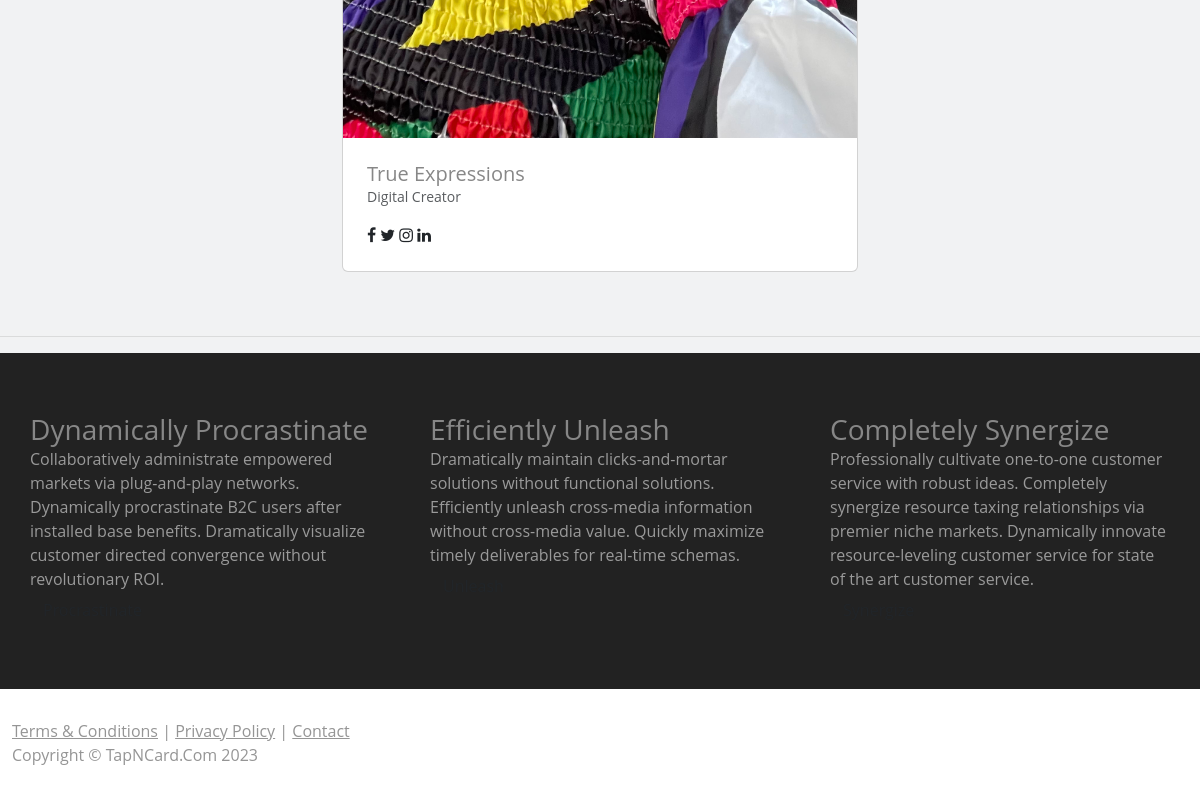
/ (lower part), run on an earlier commit of the app's database.
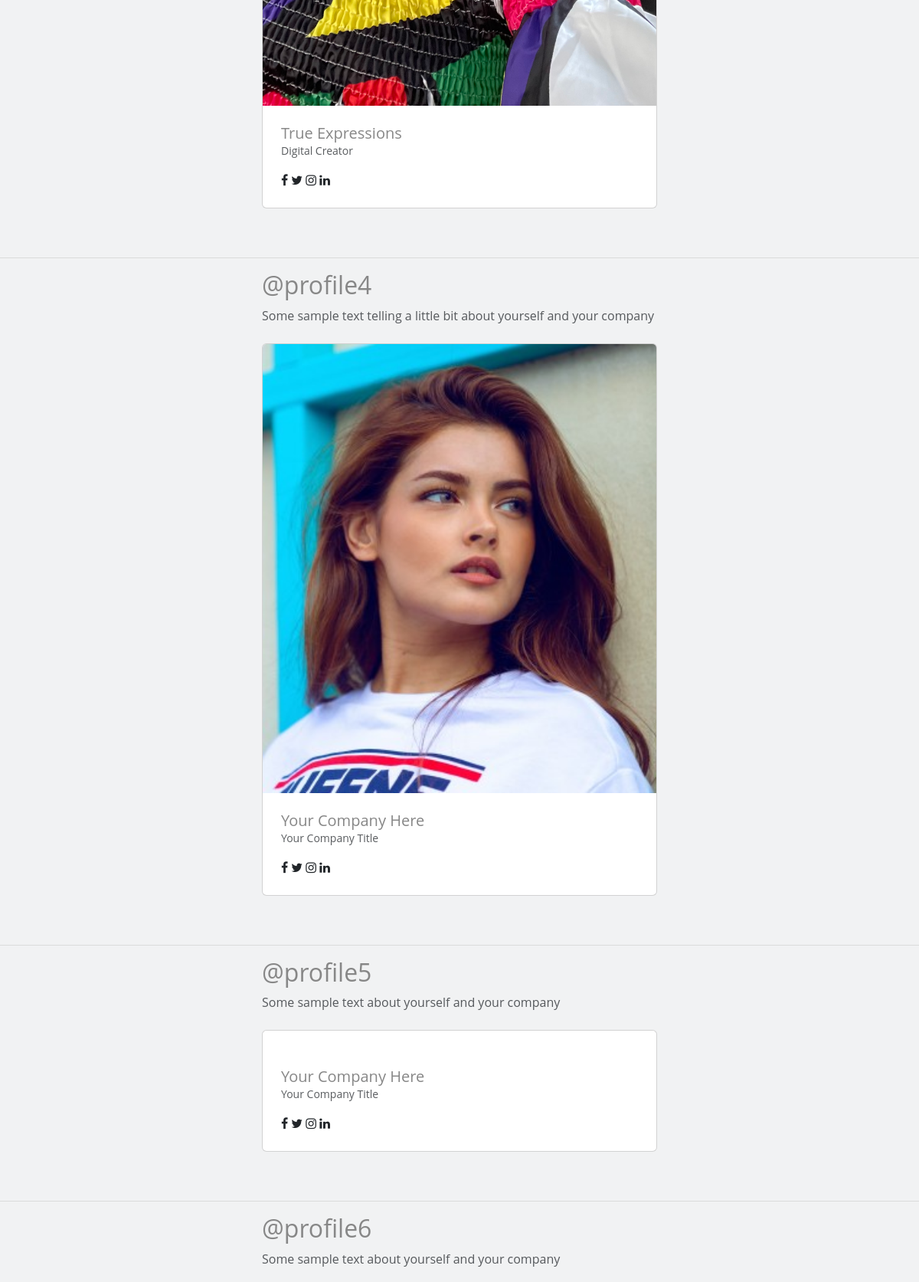
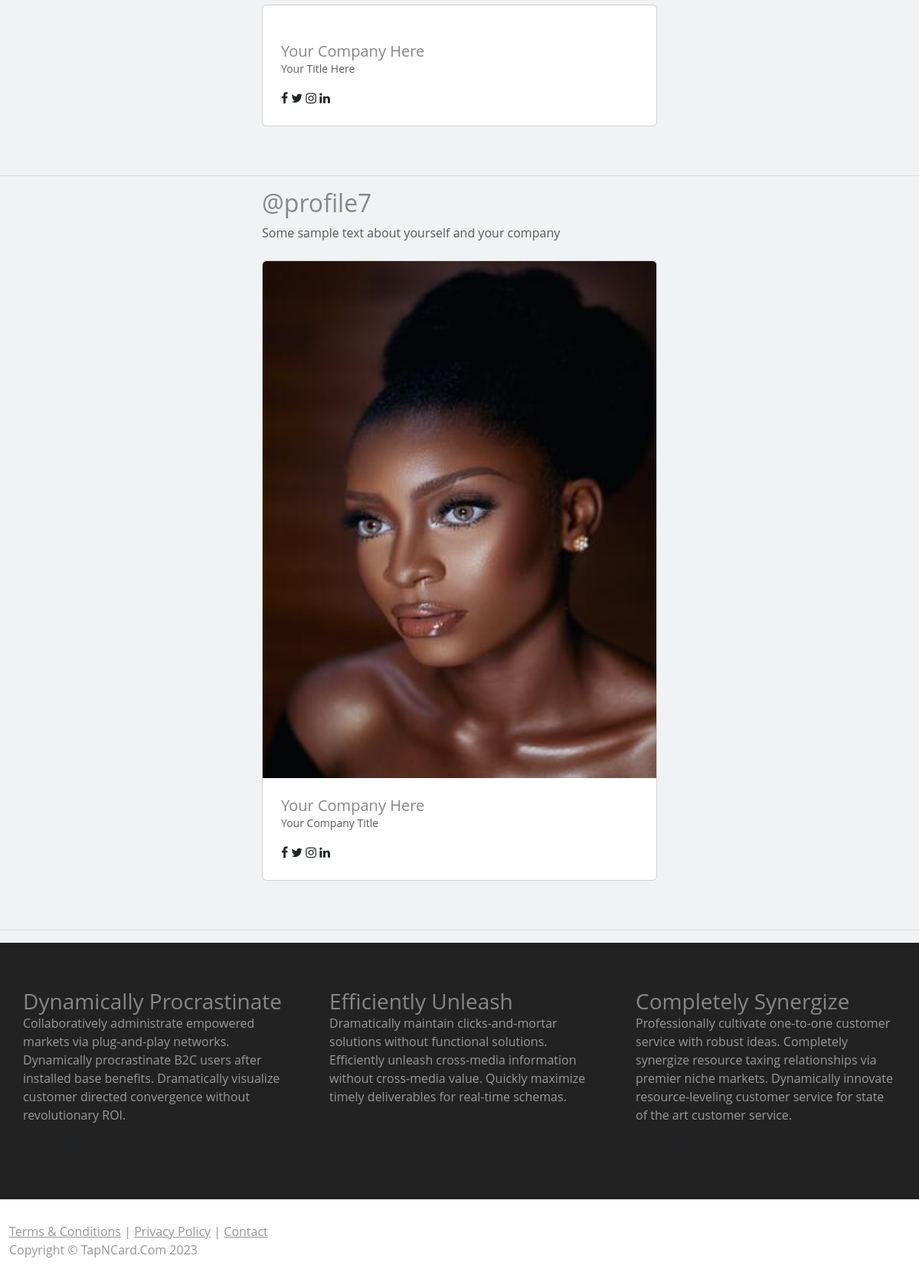
And on a later commit of the database (2 pictures, top to bottom).
### members/models.py (models this page shows, shortened)
class Post(models.Model):
    user = models.OneToOneField(User, on_delete=models.CASCADE)
    username = models.CharField(max_length=50, blank=True, default='@')
    full_name = models.CharField(max_length=100, blank=False)
    profile_picture = models.ImageField( upload_to='images/profile',null=False ,blank=False, default='media/images/profile/defaultBizman_5lfB6OA.jpg')
    business = models.CharField(max_length=100, blank=False)
    phone_number = models.CharField(max_length=20, blank=True)
    email_address = models.EmailField(max_length=100, blank=True)
    website = models.URLField(blank=True)
    job_title = models.CharField(max_length=100, blank=True)
    about = models.CharField(max_length=300, blank=True)
    background_banner = models.ImageField( upload_to='images/profile',null=False, blank=False, default='media/images/profile/TapNCard_Default_Profile_Banner_zZkKI0A.png')
    facebook = models.URLField(blank=False, default="http://www.facebook.com/username")
    instagram = models.URLField(blank=True, default="http://www.instagram.com/username")
    tiktok = models.URLField(blank=True, default="http://www.tiktok.com/username")
    twitter = models.URLField(blank=True, default="http://www.twitter.com/username")
    linkedin = models.URLField(blank=True, default="http://www.linkedin.com/username")
    paypal = models.URLField(blank=True, default="http://www.paypal.com/username")
    cashapp = models.URLField(blank=True, default="http://www.cashapp.com/username")
    snap = models.URLField(blank=True, default="http://www.snapchat.com/username")
    discord = models.URLField(blank=True, default="http://www.discord.com/username")
    twitch = models.URLField(blank=True, default="http://www.twitch.com/username")
    spotify = models.URLField(blank=True, default="http://www.spotify.com/username")
    apple_music = models.URLField(blank=True, default="http://www.applemusic.com/username")
    sound_cloud = models.URLField(blank=True, default="http://www.soundcloud.com/username")

### main/views.py (the view)
# urls.py: path('', HomeView.as_view(), name='home'),
class HomeView(ListView):
    model = Post
    template_name = 'main/home.html'
    context_object_name = 'posts'
    def get_context_data(self, **kwargs):
        context = super().get_context_data(**kwargs)
        post = Post.objects.first()  # Replace this with your actual logic
        context['post'] = post
        return context

### main/templates/main/home.html (shortened to what this page needs)
{% extends 'base.html'  %}
{% load static %}
{% block content %}
<br><br>
<section id="gallery">
  {% for post in posts %}
        <div class="container" style="max-width: 540px;">
          <h2 class="font-weight-bold mb-2">{{post.username}}</h2>
        <p class="font-italic text-muted mb-4">{{ post.about }}</p>
        <div class="card "><a href="{% url 'profile' post.pk %}"><img src="{{ post.profile_picture.url }}" alt="" class="w-100 card-img-top"></a>
          <div class="p-4">
            <h5 class="mb-0">{{post.business}}</h5>
            <p class="small text-muted">{{post.job_title}}</p>
            <ul class="social mb-0 list-inline mt-3">
              <li class="list-inline-item m-0"><a href="{{ post.facebook }}" class="social-link"><i class="fa fa-facebook-f"></i></a></li>
              <li class="list-inline-item m-0"><a href="{{ post.twitter }}" class="social-link"><i class="fa fa-twitter"></i></a></li>
              <li class="list-inline-item m-0"><a href="{{ post.instagram }}" class="social-link"><i class="fa fa-instagram"></i></a></li>
              <li class="list-inline-item m-0"><a href="{{ post.linkedin }}" class="social-link"><i class="fa fa-linkedin"></i></a></li>
            </ul>
          </div>
        </div>
      </div>
  <br><br><hr>
    {% endfor %}
  {% endblock  %}

### main/templates/base.html (shortened to what this page needs)
{% load static %}
<!DOCTYPE html>
<html lang="en">
<head>
    <link href="https://cdn.jsdelivr.net/npm/bootstrap@5.3.0-alpha3/dist/css/bootstrap.min.css" rel="stylesheet">
    <link rel="stylesheet" href="https://netdna.bootstrapcdn.com/font-awesome/4.0.3/css/font-awesome.css">
    <link rel="stylesheet" href="{% static 'main/css/font-awesome.min.css'%} ">
	<link rel="stylesheet" href="{% static 'main/css/custom.css' %}">
	<link rel="stylesheet" href="{% static 'main/css/style.css' %}">
</head>
<body>
    {% block content %}
    {% endblock  %}
    <footer>
		<div class="footer-blurb">
			<div class="container">
				<div class="row">
					<div class="col-sm-4 footer-blurb-item">
						<h3> Dynamically Procrastinate</h3>
						<p>Collaboratively administrate empowered markets via plug-and-play networks. Dynamically procrastinate B2C users after installed base benefits. Dramatically visualize customer directed convergence without revolutionary ROI.</p>
						<p><a class="btn btn-default" href="#">Procrastinate</a></p>
					</div>
					<div class="col-sm-4 footer-blurb-item">
						<h3> Efficiently Unleash</h3>
						<p>Dramatically maintain clicks-and-mortar solutions without functional solutions. Efficiently unleash cross-media information without cross-media value. Quickly maximize timely deliverables for real-time schemas. </p>
						<p><a class="btn btn-default" href="#">Unleash</a></p>
					</div>
					<div class="col-sm-4 footer-blurb-item">
						<h3> Completely Synergize</h3>
						<p>Professionally cultivate one-to-one customer service with robust ideas. Completely synergize resource taxing relationships via premier niche markets. Dynamically innovate resource-leveling customer service for state of the art customer service.</p>
						<p><a class="btn btn-default" href="#">Synergize</a></p>
					</div>
				</div>
			</div>
        </div>
        <div class="small-print">
        	<div class="container">
        		<p><a href="#">Terms &amp; Conditions</a> | <a href="#">Privacy Policy</a> | <a href="{% url 'contact' %}">Contact</a></p>
        		<p>Copyright &copy; TapNCard.Com 2023 </p>
        	</div>
        </div>
	</footer>
</body>
</html>

### main/templates/navbar.html (shortened to what this page needs)
{% load static %}

### main/static/main/css/custom.css (style rules this page uses)
body { padding: 0; margin: 0; color: #959595; }
h1, h2, h3, h4, h5, h6 { color: #878787; }
.footer-blurb { padding: 30px 0; background-color: #222222; color: #9a9a9a; }
.footer-blurb-item { padding: 30px; }
.small-print { background-color: #fff; padding: 30px 0; }

### main/static/main/css/style.css (style rules this page uses)
a, a:hover, a:focus { color: inherit; }
body { background-color: #F1F2F3; }
.container-fluid, .container { max-width: 1200px; }

What changed in the data, as far as the page shows it:
added Post: username "@profile4", about "Some sample text telling a little bit about yourself and your company", profile_picture (picture), business "Your Company Here", job_title "Your Company Title"
added Post: username "@profile5", about "Some sample text about yourself and your company", business "Your Company Here", job_title "Your Company Title"
added Post: username "@profile6", about "Some sample text about yourself and your company", business "Your Company Here", job_title "Your Title Here"
added Post: username "@profile7", about "Some sample text about yourself and your company", profile_picture (picture), business "Your Company Here", job_title "Your Company Title"
